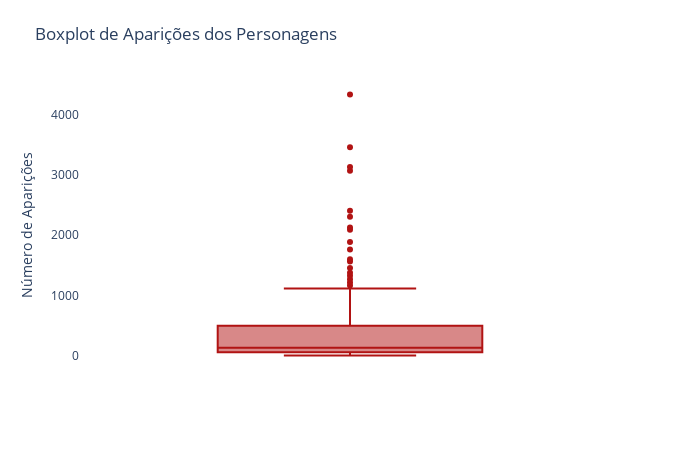

Notebook cell for this chart:
### Code cell
fig = px.box(
    df,
    y='appearances',
    points='outliers',
    color_discrete_sequence=avengers_palette,
    title='Boxplot de Aparições dos Personagens'
)

# Ajustes de layout
fig.update_layout(
    yaxis_title='Número de Aparições',
    xaxis_showticklabels=False,
    plot_bgcolor='white',
    paper_bgcolor='white',
    height=450,
    width=700,
    margin=dict(t=80)  # distância do título para o gráfico
)

fig.show()


# Salvando o gráfico como uma imagem PNG
fig.write_image('C:/Users/Rubeus/Documents/tcc/images/fig_3.png', width=1200, height=700, scale=3)

### Figure 1 — Plotly figure (JSON) as saved in the notebook; plotly's stock layout.template omitted (floating-point values rounded to 4 significant figures; data arrays with more than 128 entries replaced by an {"elided": "..."} marker saying what was removed)
{"data": [{"alignmentgroup": "True", "boxpoints": "outliers", "hovertemplate": "appearances=%{y}<extra></extra>", "legendgroup": "", "marker": {"color": "#b11313"}, "name": "", "notched": false, "offsetgroup": "", "orientation": "v", "showlegend": false, "type": "box", "x0": " ", "xaxis": "x", "y": {"elided": "173 int values"}, "y0": " ", "yaxis": "y"}], "layout": {"boxmode": "group", "height": 450, "legend": {"tracegroupgap": 0}, "margin": {"t": 80}, "paper_bgcolor": "white", "plot_bgcolor": "white", "title": {"text": "Boxplot de Aparições dos Personagens"}, "width": 700, "xaxis": {"anchor": "y", "autorange": true, "domain": [0, 1], "range": [-0.5, 0.5], "showticklabels": false, "type": "category"}, "yaxis": {"anchor": "x", "autorange": true, "domain": [0, 1], "range": [-238.6, 4574.0], "title": {"text": "Número de Aparições"}, "type": "linear"}}}
